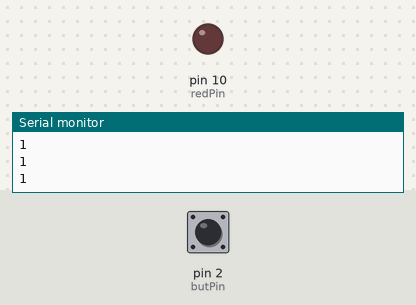
A sketch run on a simulated Arduino Uno, built with avr-gcc and run on an emulated ATmega328P. On the bench: output pins drawn as LEDs (lit = HIGH), the last lines printed to the serial monitor. The test bench sets the inputs (shaded band); at power-on: pin 2 (butPin) HIGH.

Above: at 1.2 s.
1.3 s: pin 2 (butPin) pulled LOW for 0.15 s
At 1.37 s:
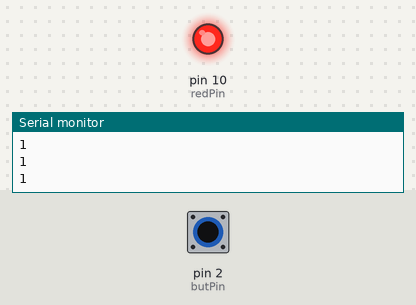
2.9 s: pin 2 (butPin) pulled LOW for 3.2 s
At 6.5 s:
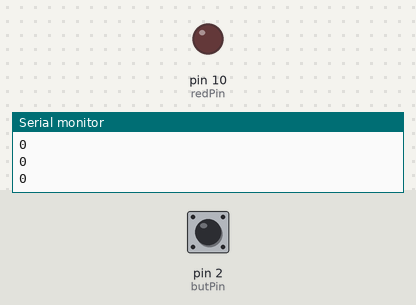
Timing chart, 0 to 8.0 s (numbered marks = the images above; inputs shaded):
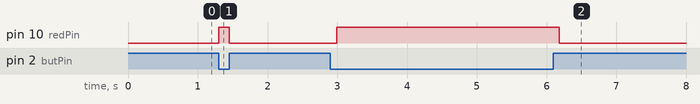

Measured:
- after the input at 1.3 s, pin 10 (redPin): LOW → HIGH at once, → LOW 0.15 s later
- after the input at 2.9 s, pin 10 (redPin): LOW → HIGH after 0.09 s, → LOW 3.2 s later

The sketch:

Button_Switch_1.ino
```cpp
int butPin=2;
int redPin=10;   //2
int butVal;
int br=115200;
int dt=50;

void setup() {
  Serial.begin(br);
  //pinMode(butPin,INPUT);
  pinMode(butPin,INPUT_PULLUP); //3
  pinMode(redPin,OUTPUT);  //2
}

void loop() {
  butVal=digitalRead(butPin);
  Serial.println(butVal);

  if (butVal==1){              // 2 two if-s
    digitalWrite(redPin,LOW);
  }
  if (butVal==0){
    digitalWrite(redPin,HIGH);
  }

  delay(dt);
}

//After connecting the red LED, actually we are controlling this independent circuit by the output of the previous circuit by using the value of butValue(voltage) to contro the LED.
```
